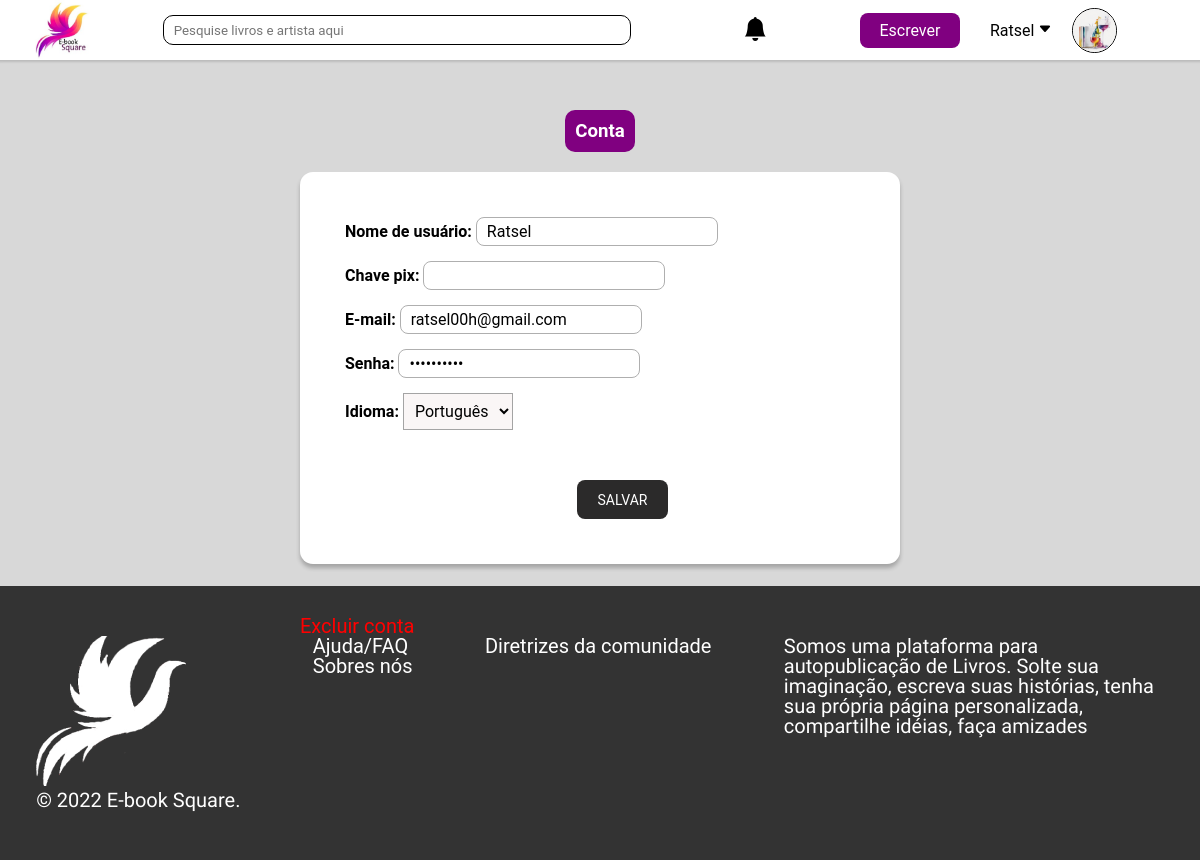
/App/View/pages/conta.php (signed in), run on the app's committed database.
### tables this page shows
CREATE TABLE `usuario` (
  `ID_user` int(11) NOT NULL,
  `nome` varchar(80) NOT NULL,
  `codigo` varchar(20) NOT NULL,
  `email` varchar(50) NOT NULL,
  `foto` varchar(150) NOT NULL,
  `banner` varchar(150) NOT NULL,
  `descricaoUSU` varchar(1500) NOT NULL,
  `chavePix` varchar(300) NOT NULL,
  `status` int(11) NOT NULL DEFAULT 0,
  `senha` varchar(255) NOT NULL,
  `data_cad` date NOT NULL,
  `recuperar_senha` varchar(255) NOT NULL,
  `NOTmsg` tinyint(1) NOT NULL DEFAULT 1,
  `NOTatdp` tinyint(1) NOT NULL DEFAULT 1
);

### App/Model/verificacao.php (called while the page is built, shortened)
<?php
require_once "_conexao/conexao.php";
require_once 'class-log.php';
if(isset($_SESSION['ID_user']) && !empty($_SESSION['ID_user'])){
    $classLog = new log();
    $dados_usuario = $classLog->findUser([" ID_user = ".$_SESSION['ID_user']]);
}

### App/Model/class-log.php (called while the page is built, shortened)
<?php
class log
{
    public function findUser($refeDado)
    {
        $dados_usuario = $this->find(['*'], 'usuario', [" WHERE " . $refeDado[0]]);
        return $dados_usuario;
    }
    public function find($findDado, $tabela, $conditionRefDado)
    {
        global $pdo;
        $ComandoSQL = "SELECT $findDado[0] FROM $tabela $conditionRefDado[0]";
        $conn = $pdo->query($ComandoSQL);
        if ($conn->execute()) {
            if ($conn->rowCount() > 0) {
                $dados = $conn->fetch(PDO::FETCH_ASSOC);
                return $dados;
            }
        }
    }
}

### App/View/pages/conta.php (the view, shortened to what this page needs)
<?php
include_once '../../Model/verificacao.php';
?>
<!DOCTYPE html>
<html lang="en">
<head>
    <link rel="stylesheet" href="../assets/CSS/header.css">
    <link rel="stylesheet" href="../assets/CSS/footer.css">
    <link rel="stylesheet" href="../assets/CSS/configuracao.css">
    <link rel="stylesheet" href="../assets/CSS/conta.css">
</head>
<body>
<?php include_once 'header.php'; ?>
        <main id="main main_conta">
            <nav class="navegacao">
                <ul>
                    <a href="conta.php"><li class="opcao selecionado">Conta</li></a>
                </ul>
            </nav>
            <section class="config">
            <form action="" method="post">
                <div class="informacoes">
                    <p><span class="texto_topicos">Nome de usuário: </span><input type="text" name="nome_usuario" id="nome_usuario" value="<?= $dados_usuario['nome'];?>"></p>
                    <p><span class="texto_topicos">Chave pix: </span><input type="text" name="chave_pix" id="chave_pix" value="<?= $dados_usuario['chavePix'];?>"></p>
                    <p><span class="texto_topicos">E-mail: </span><input type="email" name="email_usuario" id="email_usuario" value="<?= $dados_usuario['email'];?>"></p>
                    <p><span class="texto_topicos">Senha: </span><input type="password" name="senha_usuario" id="senha_usuario" value="**********"></p>
                    <p><span class="texto_topicos">Idioma: <span></span>
                        <select class="idioma" name="idioma" id="idioma">
                            <option value="Portugues">Português</option>
                        </select>
                    </p>
                </div>
                <div class="botao_salvar_div">
                    <button class="botao_salvar" type="submit">SALVAR</button>
                </div>
                </form>
            </section>
            <a href="#" onclick="AbrirModalExcluir()" class="excluir">Excluir conta</a>
        </main>
        <?php include_once 'footer.php'; ?>
</body>
</html>

### App/View/pages/header.php (shortened to what this page needs)
<link rel="stylesheet" href="https://cdn.jsdelivr.net/npm/bootstrap-icons@1.10.4/font/bootstrap-icons.css">
<header id="header">
        <div class="container-header">
            <div class="img-logo-header">
                <a href="feed.php"><img src="../assets/IMAGENS/logo.jpg" alt="" class="logo-header"></a>
            </div>
            <ul class="dropdown">
            <li  class="pesquisa_li" style="margin-left:-20px ; ">
                <input  on="pesquisa_selecionada()" id="pesquisa" class="pesquisa" type="search" placeholder="Pesquise livros e artista aqui">
            </li>
            <?php if(isset($_SESSION['ID_user']) && !empty($_SESSION['ID_user'])){ ?>
<li class="notificacoes">
    <i class="bi bi-bell-fill" onclick="abrir_notificacao()" id="iconNot"></i>
</li>
<?php }?>
            <li class="block-right">
                <a href="pre-criacao.php">
                    <div class="type-new-history">
                        Escrever
                    </div>
                </a>
                <?php
                    if (isset($_SESSION['ID_user'])):
                        ?>
                        <div class="icone-user">
                            <p onclick="clique_perfil()" for="dropdown_perfil" id="nome" name="nome" class="nome_user">
                                <?= $dados_usuario['nome']; ?>
                            <svg id="dropdown_perfil_girar" xmlns="http://www.w3.org/2000/svg" width="14" height="14"
                                fill="currentColor" class="bi bi-caret-down-fill" viewBox="0 0 16 16">
                                <path
                                    d="M7.247 11.14 2.451 5.658C1.885 5.013 2.345 4 3.204 4h9.592a1 1 0 0 1 .753 1.659l-4.796 5.48a1 1 0 0 1-1.506 0z" />
                            </svg></p></p>
                            <div class="avatar-header">
                                <a href="Perfil.php?user=<?=$dados_usuario['ID_user']?>">
                                    <img class="editar_img" src="
                                            <?php if (isset($dados_usuario['foto']) && !empty($dados_usuario['foto'])) { ?>
                                    ../assets/IMAGEM_USUARIO/<?= $dados_usuario['foto'] ?>
                                            <?php } else { ?>
                                    ../assets/IMAGENS/blank.jpg
                                            <?php } ?>
                                " alt="Foto de perfil" name="perfil" id="perfil-header">
                                </a>
                            </div>
                        </div>
                <?php
                endif;
                ?>
            </li>
        </ul>
        </div>
</header>

### App/View/assets/CSS/header.css (style rules this page uses)
* { padding: 0; margin: 0; box-sizing: border-box; font-family: 'Roboto', sans-serif; text-decoration: none !important; color: black; }
body { overflow-x: hidden; }
.nome_user { margin-bottom: 0rem !important; }
header { z-index: 5; max-height: 60px; background-color: rgb(255, 255, 255); box-shadow: 0px 0px 2px 2px #1f1e1e27; }
.container-header { height: 60px; display: flex; justify-content: space-around; }
.logo-header { width: 70px; }
.icone-user { display: flex !important; align-items: center !important; gap: 10px; position: relative; cursor: pointer; }
#nome { position: relative; }
.block-right { display: flex; align-items: center; position: relative; gap: 30px; margin-left: -20px; }
.avatar-header { border-radius: 100%; height: 45px; width: 45px; display: flex; align-items: center; justify-content: center; }
.avatar-header img { border: 1px solid black; user-select: none; border-radius: 100%; margin-top: 5px; height: 45px; width: 45px; filter: brightness(1); }
.img-logo-header { margin-left: 30px; }
.type-new-history { width: 100px; height: 35px; display: flex; justify-content: center; align-items: center; background-color: var(--roxa); color: white !important; border-radius: 8px; cursor: pointer; }
.editar_img { object-fit: cover; }
.container-header .dropdown li { color: black; list-style: none; }
.container-header .dropdown { height: 100%; width: 100vw; display: flex; gap: 30px; justify-content: space-evenly; align-items: center !important; }
.pesquisa { border: 1px solid black; padding: 5px; padding-left: 10px; width: 39vw; height: 30px; border-radius: 10px; }
svg { transition: 0.5s; }
.pesquisa_li { position: relative; }
.notificacoes { position: relative; }
.notificacoes .bi-bell-fill { font-size: 18pt; color: rgb(0, 0, 0); cursor: pointer; }
ol, ul { padding-left: 0 !important; }
img, svg { vertical-align: baseline !important; }

### App/View/assets/CSS/configuracao.css (style rules this page uses)
* { padding: 0; margin: 0; box-sizing: border-box; font-family: 'Roboto', sans-serif; text-decoration: none; color: black; }
body { position: relative; width: 100vw; height: 100vh; overflow-x: hidden; background-color: #D8D8D8 }
main { display: flex; flex-direction: column; align-items: center; min-height: 100%; padding-bottom: 200px; }
.navegacao ul { display: flex; gap: 30px; margin-top: 50px; }
.opcao { list-style: none; cursor: pointer; color: var(--roxa-op); padding: 10px; border-radius: 10px; font-weight: 600; font-size: 14pt; }
.selecionado { color: white; background-color: var(--roxa); }
.config { min-height: 380px; position: relative; width: 50%; margin-top: 20px; margin-bottom: 50px; padding: 30px 0 45px 45px ; border-radius: 13px; background-color: white; box-shadow: 0 4px 4px #0000003d; }
.informacoes p { margin-top: 15px; }
.informacoes input { border-radius: 8px; font-size: 12pt; border: 1px solid #AFAFAF; padding: 4px 10px; }
.texto_topicos { font-weight: 600; font-size: 12pt; }
.idioma { font-size: 12pt; padding: 7px; background-color: #FAF6F6; border: 1px solid #A4A4A4; }
.botao_salvar { margin: 0 auto; margin-top: 50px; font-weight: 400; font-size: 14px; background-color: #2B2A2A; border: none; padding: 11.5px 21px; color: white; border-radius: 8px; text-align: center; }
.botao_salvar_div { display: flex; justify-content: center; }
.excluir { width: 50%; margin-bottom: 20px; color: #FF0000; font-size: 15pt; }

### App/View/assets/CSS/config.css (style rules this page uses)
:root { --roxa: #800080; --roxa-hover: #690069; --roxa-op: #80008091; }

### data on the page
usuario: nome "Ratsel", nome_usuario "Ratsel", email_usuario "ratsel00h@gmail.com"
